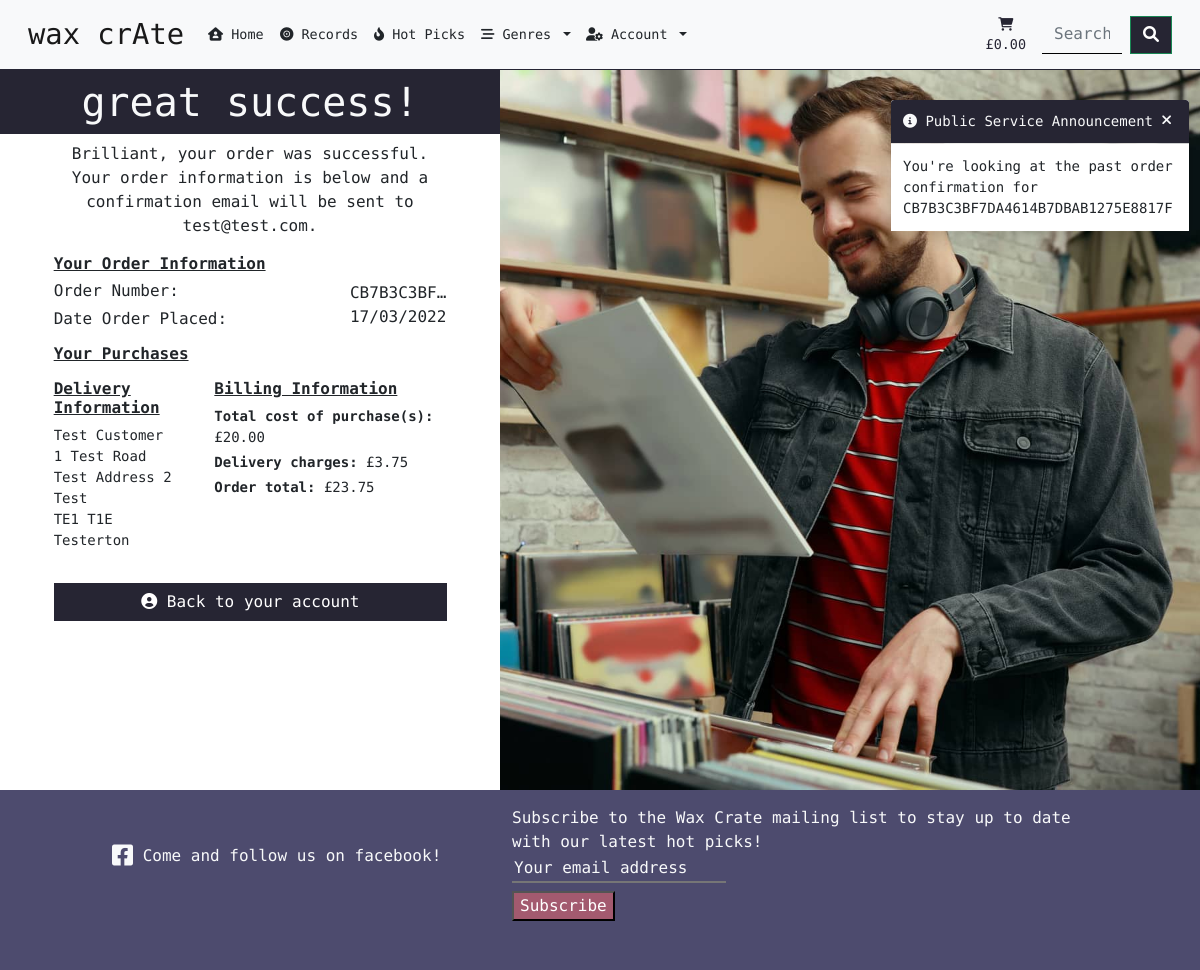
Page /account/order_details/CB7B3C3BF7DA4614B7DBAB1275E8817F/ on the committed database.
### checkout/models.py (models this page shows, shortened)
class Order(models.Model):
    order_number = models.CharField(max_length=32, null=False, editable=False)
    customer_account = models.ForeignKey(
        CustomerAccount, on_delete=models.SET_NULL,
        null=True, blank=True, related_name='orders'
    )
    customer_full_name = models.CharField(
        max_length=50, null=False, blank=False
    )
    customer_email = models.EmailField(max_length=254, null=False, blank=False)
    customer_postcode = models.CharField(
        max_length=20, null=False, blank=False
    )
    customer_town_or_city = models.CharField(
        max_length=40, null=False, blank=False
    )
    customer_street_address1 = models.CharField(
        max_length=80, null=False, blank=False
    )
    customer_street_address2 = models.CharField(
        max_length=80, null=True, blank=True
    )
    customer_county = models.CharField(max_length=80, null=True, blank=True)
    order_date = models.DateField(auto_now_add=True)
    purchase_total_cost = models.DecimalField(
        max_digits=10, decimal_places=2,
        null=False, default=0
    )
    delivery_charge = models.DecimalField(
        max_digits=10, decimal_places=2,
        null=False, default=0
    )
    order_total = models.DecimalField(
        max_digits=10, decimal_places=2,
        null=False, default=0
    )
    original_cart = models.TextField(null=False, blank=False, default='')
    stripe_pid = models.CharField(
        max_length=254, null=False, blank=False, default=''
    )

### accounts/views.py (the view)
def order_details(request, order_number):
    order = get_object_or_404(Order, order_number=order_number)
    messages.info(
        request,
        f"You're looking at the past order confirmation for \
        {order_number}"
    )
    template = 'checkout/checkout_success.html'
    context = {
        'order': order,
        'from_account': True,
    }
    return render(request, template, context)

### records/contexts.py (called while the page is built)
def genres_in_database(request):
    genres = Genre.objects.all()
    context = {
        'genres': genres,
    }
    return context

### checkout/templates/checkout/checkout_success.html (shortened to what this page needs)
{% extends 'base.html' %}
{% load static %}
{% block extra_css %}
    <link rel="stylesheet" href="{% static 'checkout/css/checkout.css' %}">
{% endblock %}
{% block content %}
<div class="container-fluid">
    <div class="row">
        <section class="col-12 col-md-10 offset-md-1 offset-lg-0 col-lg-5 text-center">
            <div class="row">
                <div class="col wax-crate-grey-font wax-crate-navy-bg">
                    <h1 class="major-mono text-lowercase mt-2">Great Success!</h1>
                </div>
            </div>
            <div class="row">
                <div class="col-12 col-lg-10 offset-lg-1">
                    <p class="roboto-mono-font mt-2">Brilliant, your order was successful. Your order information is below and a
                        confirmation email will be sent to {{ order.customer_email }}.</p>
                </div>
            </div>
            <div class="row">
                <div class="col-12 col-lg-10 offset-lg-1">
                    <h6 class="roboto-bold text-start text-decoration-underline">Your Order Information</h6>
                    <div class="d-flex justify-content-between">
                        <div class="information-header-container roboto-bold text-start">
                            <h6>Order Number:</h6>
                            <h6>Date Order Placed:</h6>
                        </div>
                        <div class="order-data-container roboto-mono-font text-start">
                            <p class="mb-0">{{ order.order_number|truncatechars:10 }}</p>
                            <p class="mb-0">{{ order.order_date|date:'d/m/Y' }}</p>
                        </div>
                    </div>
                    <h6 class="roboto-bold text-start text-decoration-underline mt-2">Your Purchases</h6>
                    <div class="d-sm-block d-md-flex justify-content-between mt-2">
                        <div class="w-sm-100 w-lg-50 text-start">
                            <h6 class="roboto-bold text-decoration-underline mw-90">Delivery Information</h6>
                            <div class="roboto-mono-font small mb-2">
                                <p class="mb-0">{{ order.customer_full_name }}</p>
                                <p class="mb-0">{{ order.customer_street_address1 }}</p>
                                {% if order.customer_street_address2 %}
                                    <p class="mb-0">{{ order.customer_street_address2 }}</p>
                                {% endif %}
                                <p class="mb-0">{{ order.customer_town_or_city }}</p>
                                <p class="mb-0">{{ order.customer_postcode }}</p>
                                {% if order.customer_county %}
                                    <p class="mb-0">{{ order.customer_county }}</p>
                                {% endif %}
                            </div>
                        </div>
                        <div class="w-sm-100 w-lg-50 text-start">
                            <h6 class="roboto-bold text-decoration-underline">Billing Information</h6>
                            <div class="roboto-mono-font small">
                                <p class="mb-1"><strong>Total cost of purchase(s):</strong> £{{ order.purchase_total_cost }}</p>
                                <p class="mb-1"><strong>Delivery charges:</strong> £{{ order.delivery_charge }}</p>
                                <p class="mb-1"><strong>Order total:</strong> £{{ order.order_total}}</p>
                            </div>
                        </div>
                    </div>
                    {% if from_account %}
                        <a class="listen-button mt-4 btn btn-large dark-cta-button hvr-float rounded-0 w-100 roboto-mono-font mb-2"
                        href="{% url 'your_account' %}"><i class="fa-solid fa-circle-user"></i> Back to your account</a>
                    {% endif %}
                </div>
            </div>
        </section>
        <div class="d-none d-md-none d-lg-block col-lg-7 remove-padding">
            <div class="checkout-success-hero-image">
            </div>
        </div>
    </div>
</div>
{% endblock %}

### static/css/base.css (style rules this page uses)
.major-mono { font-family: 'Major Mono Display', monospace; }
.roboto-mono-font { font-family: 'Roboto Mono', monospace; font-weight: 400; }
.roboto-bold { font-family: 'Roboto Mono', monospace; font-weight: 700; }
.wax-crate-navy-bg { background-color: #262533; }
.wax-crate-grey-font { color: #f8f9fa; }
.hvr-float { display: inline-block; vertical-align: middle; -webkit-transform: perspective(1px) translateZ(0); transform: perspective(1px) translateZ(0); box-shadow: 0 0 1px rgba(0, 0, 0, 0); -webkit-transition-duration: 0.3s; transition-duration: 0.3s; -webkit-transition-property: transform; transition-property: transform; -webkit-transition-timing-function: ease-out; transition-timing-function: ease-out; }
.remove-padding { padding: 0!important; }
.dark-cta-button { background-color: #262533; color: #fff; }

### checkout/static/checkout/css/checkout.css (style rules this page uses)
.checkout-success-hero-image { background-image: url('/media/checkout-success-hero-image.jpg'); background-repeat: no-repeat; background-size: cover; background-position: center center; min-height: 90vh; }

### rows in the picture
Order: customer_email "test@test.com", order_number "CB7B3C3BF…", order_date "17/03/2022", customer_full_name "Test Customer", customer_street_address1 "1 Test Road", customer_street_address2 "Test Address 2", customer_town_or_city "Test", customer_postcode "TE1 T1E", customer_county "Testerton", purchase_total_cost "20.00", delivery_charge "3.75", order_total "23.75"

### other values in the picture
{{ message }} "You're looking at the past order confirmation for CB7B3C3BF7DA4614B7DBAB1275E8817F"
